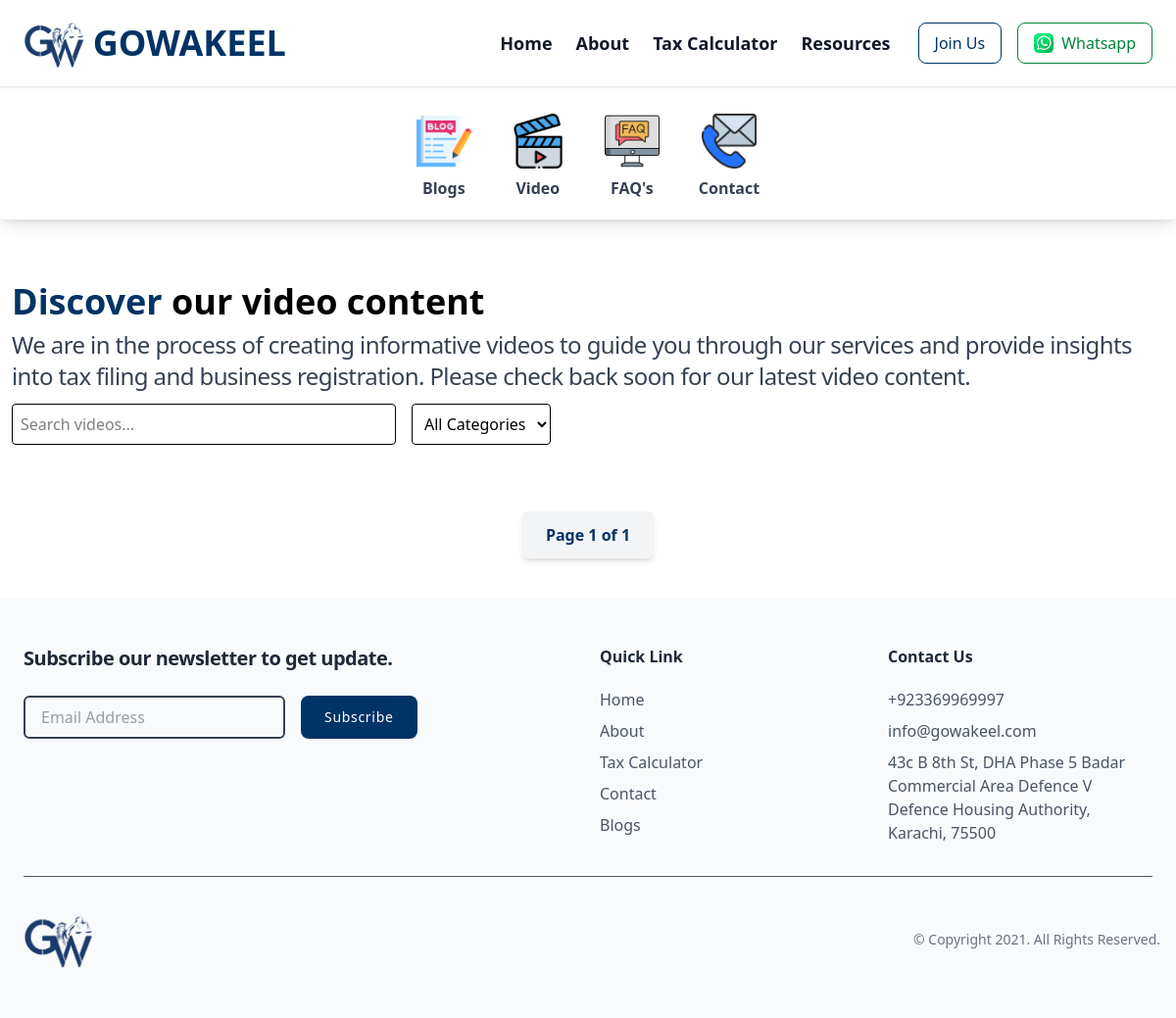
/video/, run on an earlier commit of the app's database.
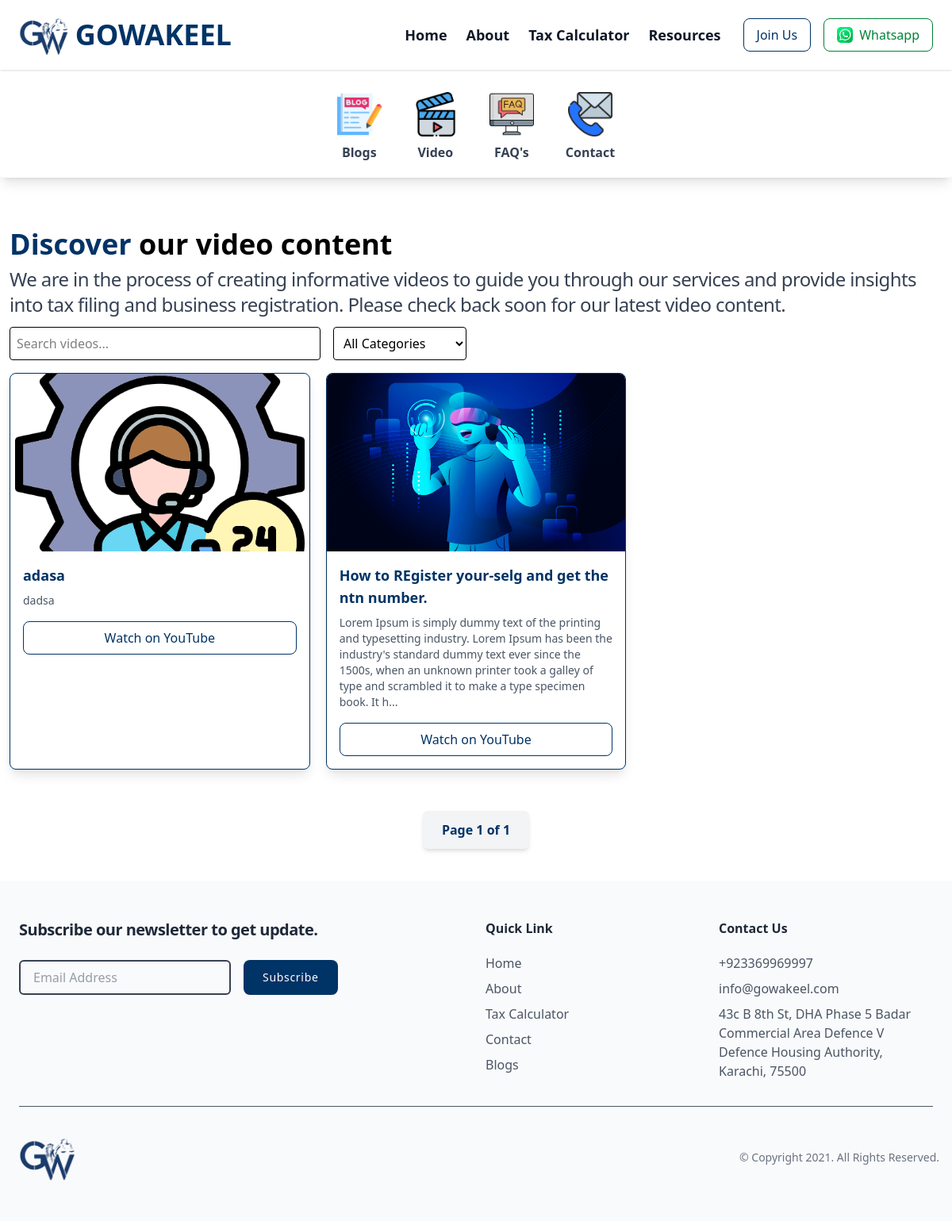
And on a later commit of the database.
### wakeelapp/models.py (models this page shows, shortened)
class Videos(models.Model):
    category = models.ForeignKey(VideoCategory, on_delete=models.CASCADE, related_name="videos")
    title = models.CharField(max_length=255)
    content = models.TextField()
    slug = models.SlugField(max_length=255, unique=True)
    image = models.ImageField(upload_to="videos")
    link = models.CharField(max_length=255)
    created_at = models.DateTimeField(auto_now_add=True)
    updated_at = models.DateTimeField(auto_now=True)

### wakeelapp/views.py (the view)
# urls.py: path('video/', views.video, name="video"),
def video(request):
    video_list = Videos.objects.all().order_by("-created_at")
    categories = VideoCategory.objects.values("name")
    paginator = Paginator(video_list, 6)
    page_number = request.GET.get('page')
    page_obj = paginator.get_page(page_number)
    context = {
        "videos": page_obj,
        "categories": categories
    }
    return render(request, 'wakeelapp/video.html', context)

### wakeelapp/templates/wakeelapp/video.html (shortened to what this page needs)
{% extends "wakeelapp/faq.html" %} {% load static %} {% block Content %}
<div class="container max-w-7xl mx-auto my-10 p-3">
    <div class="py-3">
        <h2 class="text-2xl font-bold md:text-4xl mb-2">
          <span class="text-[#003366]">Discover</span> our video content
        </h2>
        <p class="text-gray-700 text-lg justify-center tracking-tight md:text-2xl">
          We are in the process of creating informative videos to guide you through our services and provide insights into tax filing and business registration. Please check back soon for our latest video content.
        </p>
      </div>
  <div class="flex gap-4 mb-4">
    <input
      type="text"
      id="search"
      placeholder="Search videos..."
      class="w-1/3 p-2 border rounded"
    />
    <select id="category" class="p-2 border rounded">
      <option value="all">All Categories</option>
    </select>
  </div>
  <div
    class="grid grid-cols-1 md:grid-cols-2 lg:grid-cols-3 gap-5 mt-4"
    id="videoList"
  >
  {% for video in videos %}
    <div
      class="w-full mx-auto bg-white shadow-lg rounded-lg overflow-hidden border border-[#003366] hover:border-[#002244] transition video-item"
      data-category="{{video.category.name}}"
    >
      <div class="relative w-full h-56" id="videoContainer">
        <img
          id="videoThumbnail"
          src="{{ video.image.url }}"
          alt="Video Thumbnail"
          class="w-full h-full object-cover cursor-pointer"
          onclick="playVideo()"
        />
      </div>
      <div class="p-4">
        <h3 class="text-lg font-bold text-[#003366]">
          {{video.title}}
        </h3>
        <p class="text-gray-600 text-sm mt-2">
          {{ video.content|slice:":250" }}{% if video.content|length > 250 %}...{% endif %}
        </p>
        <a
          href="{{ video.link }}"
          target="_blank"
          class="block mt-4 text-center border border-[#003366] text-[#003366] px-4 py-2 rounded-lg hover:bg-[#003366] hover:text-white transition"
          >Watch on YouTube</a
        >
      </div>
    </div>
    {% endfor %}
  </div>
</div>
 <div class="w-container max-w-7xl mx-auto my-10 pagination">
  <div class="flex justify-center gap-4 mt-8">
      <span class="px-6 py-3 bg-gray-100 text-[#003366] font-semibold rounded-md shadow-md">
          Page {{ videos.number }} of {{ videos.paginator.num_pages }}
      </span>
  </div>
</div>
{% endblock Content %}

What changed in the data, as far as the page shows it:
added Videos: image (picture), title "adasa", content "dadsa"
added Videos: image (picture), title "How to REgister your-selg and get the ntn number.", content "Lorem Ipsum is simply dummy text of the printing and typesetting industry. Lorem Ipsum has been the industry's standard dummy text ever since the 1500s, when an unknown printer took a galley of type and scrambled it to make a type specimen book. It h"
